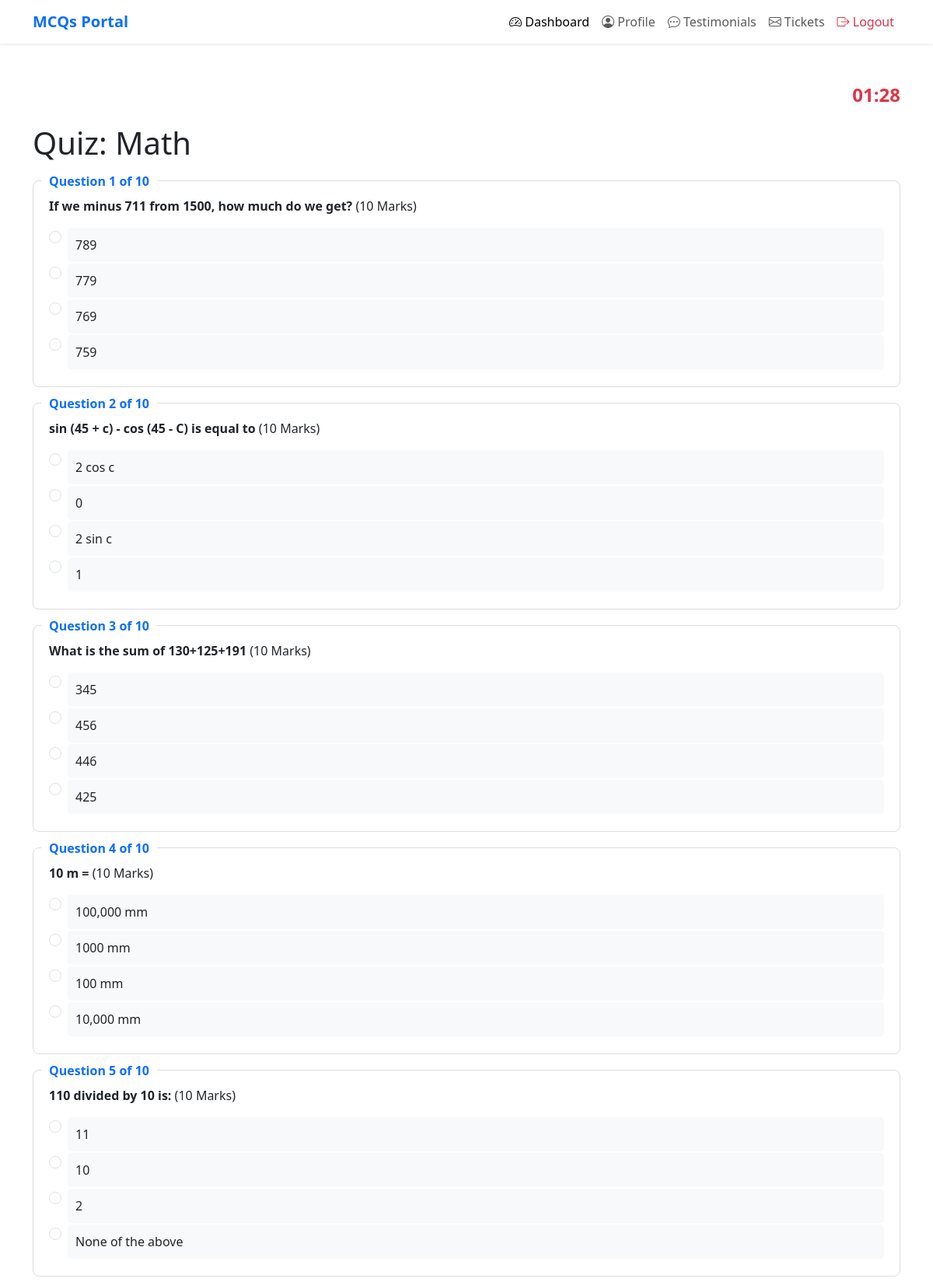
The app's page /quiz/5/ (upper part) with its own data.
### quiz/models.py (models this page shows, shortened)
class Category(models.Model):
    name = models.CharField(max_length=100)
    image = models.ImageField(upload_to='category_image')
    total_marks = models.PositiveIntegerField(default=0)

class Question(models.Model):
    category = models.ForeignKey(Category, on_delete=models.CASCADE, related_name='questions')
    question_text = models.TextField()
    marks = models.PositiveIntegerField(default=1)

class Answer(models.Model):
    question = models.ForeignKey(Question, on_delete=models.CASCADE, related_name='answers')
    answer_text = models.CharField(max_length=200)
    is_correct = models.BooleanField(default=False)

### quiz/views.py (the view)
# urls.py: path('', include('quiz.urls')),
def quiz(request, category_id):
    category = Category.objects.get(id=category_id)
    questions = category.questions.all()
    return render(request, 'quiz/quiz.html', {'category': category, 'questions': questions})

### quiz/templates/quiz/quiz.html (shortened to what this page needs)
<!DOCTYPE html>
<html lang="en">
  <head>
    <link
      href="https://cdn.jsdelivr.net/npm/bootstrap@5.3.3/dist/css/bootstrap.min.css"
      rel="stylesheet"
    />
    <link
      href="https://cdn.jsdelivr.net/npm/bootstrap-icons/font/bootstrap-icons.css"
      rel="stylesheet"
    />
  </head>
  <body>
    <nav class="navbar navbar-expand-lg navbar-light bg-white shadow-sm">
      <div class="container">
        <a class="navbar-brand text-primary fw-bold" href="#">MCQs Portal</a>
        <div class="collapse navbar-collapse" id="navbarNav">
          <ul class="navbar-nav ms-auto">
            <li class="nav-item">
              <a class="nav-link active" href="/dashboard">
                <i class="bi bi-speedometer2"></i> Dashboard
              </a>
            </li>
            <li class="nav-item">
              <a class="nav-link" href="/profile">
                <i class="bi bi-person-circle"></i> Profile
              </a>
            </li>
            <li class="nav-item">
              <a class="nav-link" href="/testimonial">
                <i class="bi bi-chat-dots"></i> Testimonials
              </a>
            </li>
            <li class="nav-item">
              <a class="nav-link" href="/ticket">
                <i class="bi bi-envelope"></i> Tickets
              </a>
            </li>
            <li class="nav-item">
              <a class="nav-link text-danger" href="/log_out">
                <i class="bi bi-box-arrow-right"></i> Logout
              </a>
            </li>
          </ul>
        </div>
      </div>
    </nav>
    <div class="container mt-5">
      <div id="timer" class="text-end">12:30</div>
      <h1 class="mb-4">Quiz: {{ category.name }}</h1>
      <form
        id="quiz-form"
        method="post"
        action="{% url 'submit_quiz' category.id %}"
      >
        {% csrf_token %} {% for question in questions %}
        <div class="question-container">
          <div class="question-header">
            Question {{ forloop.counter }} of {{ questions|length }}
          </div>
          <p>
            <strong>{{ question.question_text }}</strong> ({{ question.marks }}
            Marks)
          </p>
          {% for answer in question.answers.all %}
          <div class="form-check">
            <input
              type="radio"
              class="form-check-input"
              name="question_{{ question.id }}"
              value="{{ answer.id }}"
              id="answer_{{ answer.id }}"
            />
            <label class="form-check-label" for="answer_{{ answer.id }}"
              >{{ answer.answer_text }}</label
            >
          </div>
          {% endfor %}
        </div>
        {% endfor %}
      </form>
    </div>
  </body>
</html>

### quiz/templates/quiz/quiz.html (style rules this page uses)
.question-container { border: 1px solid #ddd; border-radius: 8px; padding: 20px; margin-bottom: 20px; position: relative; display: block; }
.question-header { position: absolute; top: -12px; left: 10px; background: white; padding: 0 10px; font-weight: bold; color: #0d6efd; }
.form-check-label { display: block; padding: 10px; background-color: #f8f9fa; border-radius: 5px; cursor: pointer; transition: background-color 0.3s, color 0.3s; }
#timer { font-size: 1.5rem; font-weight: bold; color: #dc3545; text-align: right; margin-bottom: 20px; }

### records on screen
Category: name "Math"
Question: questions "10", question_text "If we minus 711 from 1500, how much do we get?", marks "10"
Answer: answer_text "789"
Answer: answer_text "779"
Answer: answer_text "769"
Answer: answer_text "759"
Question: questions "10", question_text "sin (45 + c) - cos (45 - C) is equal to", marks "10"
Answer: answer_text "2 cos c"
Answer: answer_text "0"
Answer: answer_text "2 sin c"
Answer: answer_text "1"
Question: questions "10", question_text "What is the sum of 130+125+191", marks "10"
Answer: answer_text "345"
Answer: answer_text "456"
Answer: answer_text "446"
Answer: answer_text "425"
Question: questions "10", question_text "10 m =", marks "10"
Answer: answer_text "100,000 mm"
Answer: answer_text "1000 mm"
Answer: answer_text "100 mm"
Answer: answer_text "10,000 mm"
Question: questions "10", question_text "110 divided by 10 is:", marks "10"
Answer: answer_text "11"
Answer: answer_text "10"
Answer: answer_text "2"
Answer: answer_text "None of the above"
